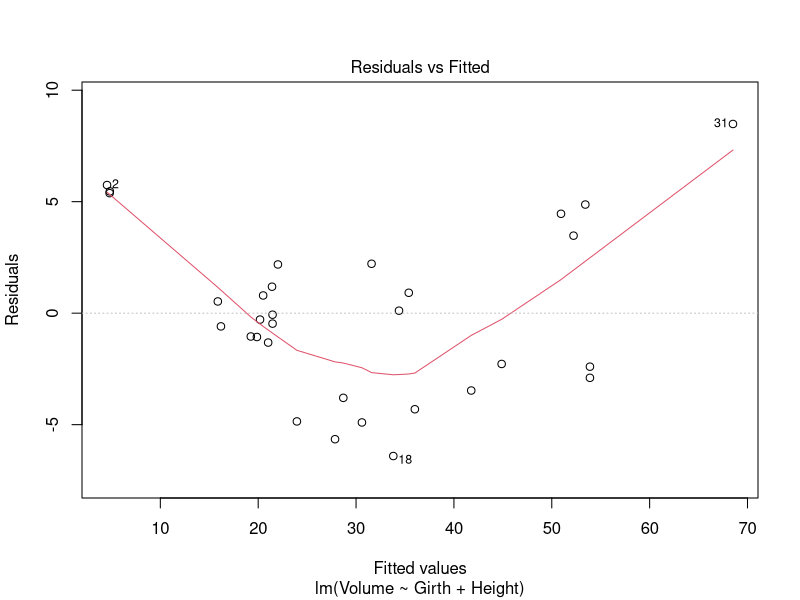
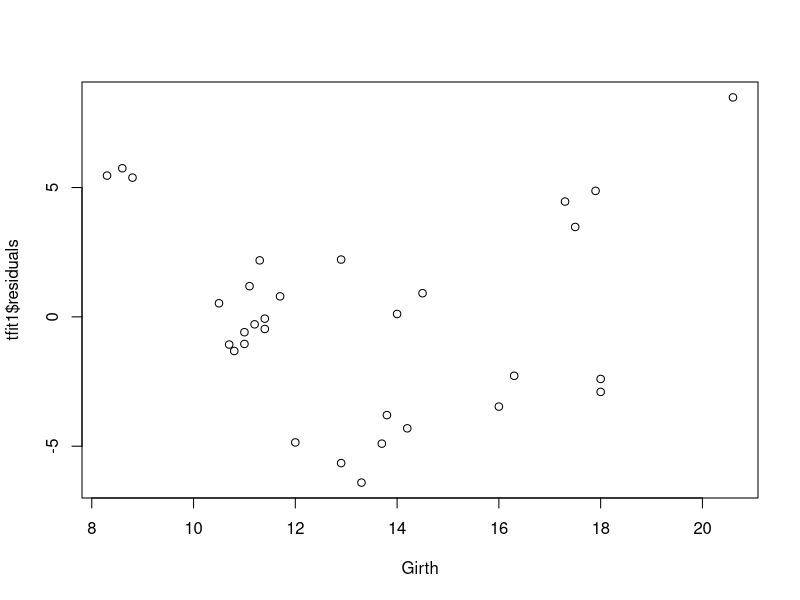
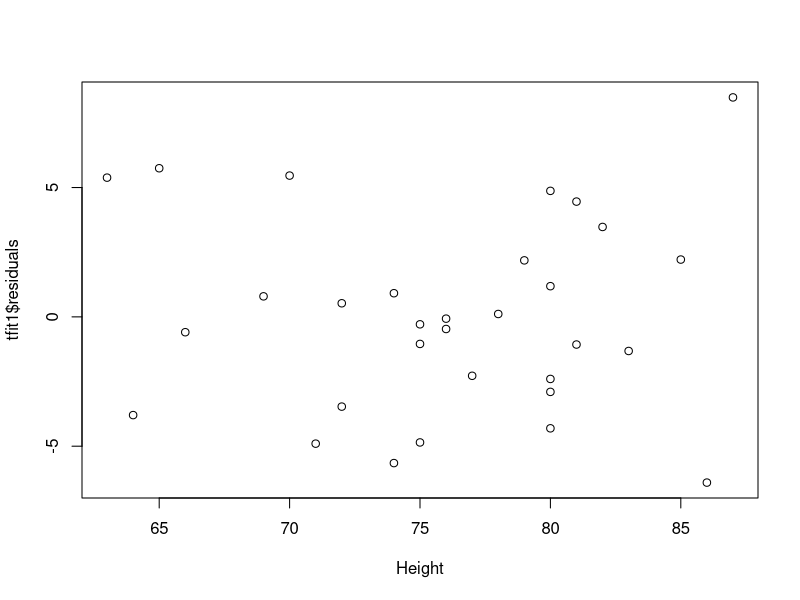
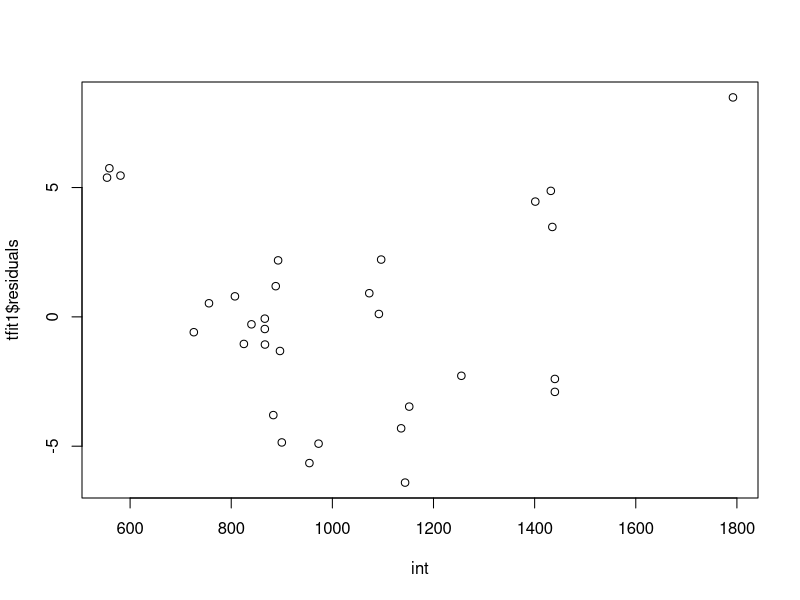
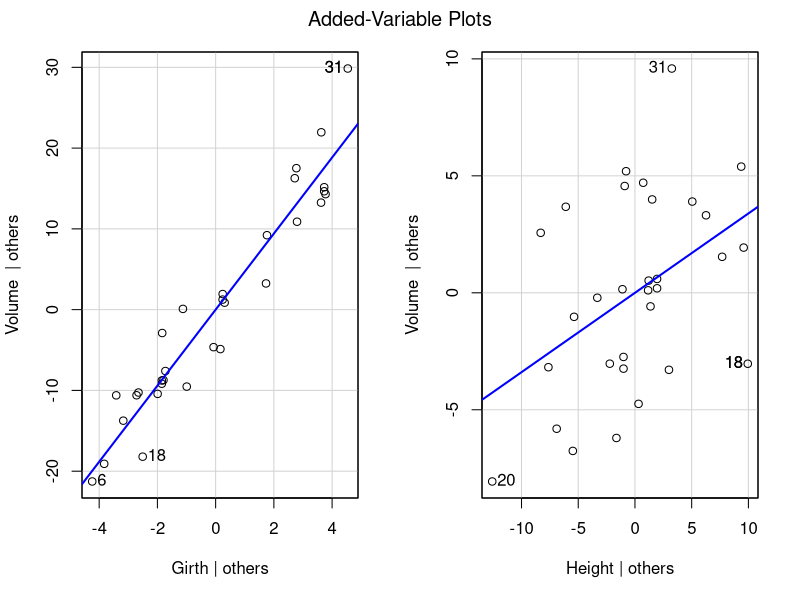
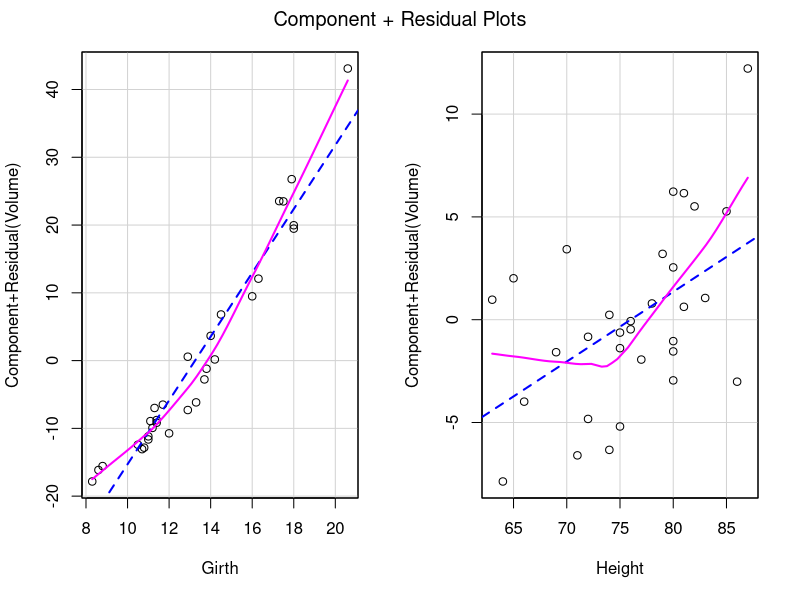
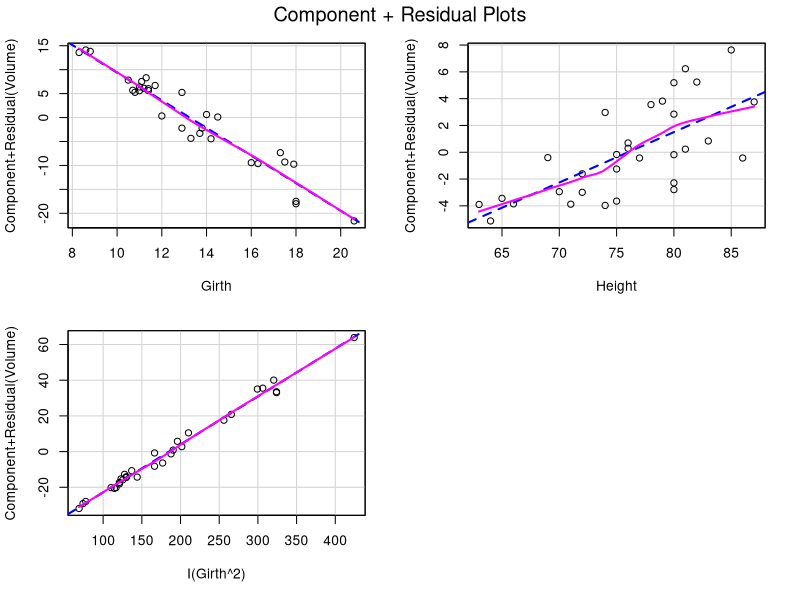
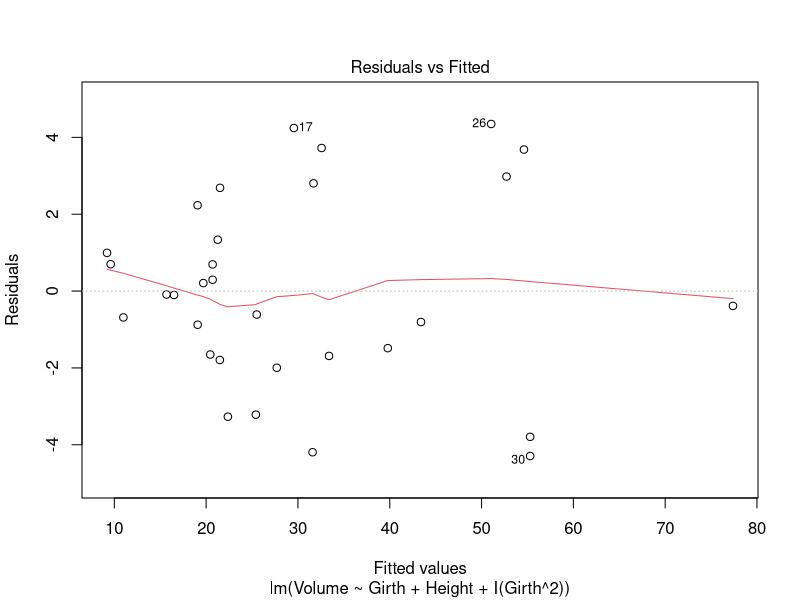

Source code (R) for these figures, in order:
## ---- chunk 1
knitr::opts_chunk$set(echo = TRUE)
## ---- chunk 2
tfit1=lm(Volume~Girth+Height,data=trees)
plot(tfit1,which=1)
plot(tfit1$residuals~Girth,data=trees)
plot(tfit1$residuals~Height,data=trees)
int=trees$Girth*trees$Height
plot(tfit1$residuals~int,data=trees)#maybe we don't need to include the interaction term.
## ---- chunk 3
library(car)
avPlots(tfit1)
## ---- chunk 4
library(car)
crPlots(tfit1)
## ---- chunk 5
tfit2=lm(Volume~Girth+Height+I(Girth^2),data=trees)
crPlots(tfit2)
plot(tfit2,which=1)
## ---- chunk 6
tfit3=lm(Volume~Girth+Height+I(Height^2),data=trees)
crPlots(tfit3)
plot(tfit3,which=1)
## ---- chunk 7
library(car)
mydata=Prestige[!is.na(Prestige$type), ]#remove the observations with missing values for "type"
n=nrow(mydata)
p=ncol(mydata)
criteria_leverage=2*p/n
criteria_cook=qf(0.5,p,n-p)
criteria_cook2=4/(n-p)

fit=lm(income~.,data=mydata)
#Graphically detect influential points using cook's distance
plot(fit,which=4)
abline(h=criteria_cook2,col="blue")
plot(fit,which=5,cook.levels = criteria_cook2)
abline(h=c(-3,3),col="blue")
abline(v=criteria_leverage,col="green")
## ---- chunk 8
#identify(hatvalues(fit),rstandard(fit))
